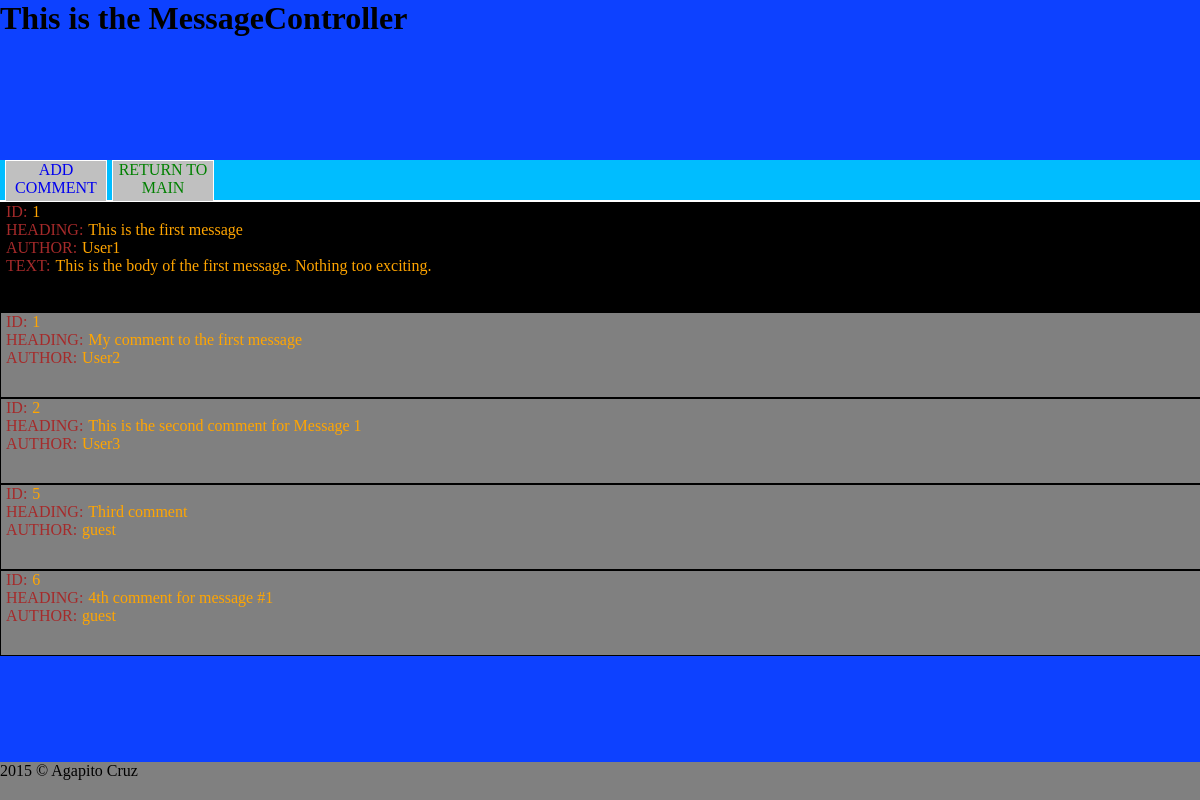
Page /message/1 on the committed database.
### tables this page shows
CREATE TABLE `messages` (
`id` int(10) unsigned NOT NULL,
  `author` varchar(20) DEFAULT NULL,
  `heading` varchar(50) DEFAULT NULL,
  `body` varchar(200) DEFAULT NULL,
  `timestamp` timestamp NOT NULL DEFAULT CURRENT_TIMESTAMP
);

CREATE TABLE `comments` (
`id` int(10) unsigned NOT NULL,
  `msg_id` int(10) unsigned DEFAULT NULL,
  `author` varchar(20) DEFAULT NULL,
  `heading` varchar(50) DEFAULT NULL,
  `body` varchar(200) DEFAULT NULL,
  `timestamp` timestamp NOT NULL DEFAULT CURRENT_TIMESTAMP
);

### class/App.php (called while the page is built, shortened)
<?php
class App {
    private $controller = null;
    public function __construct($paramString) {
        $paramString = rtrim($paramString,'/');
        $paramArray = explode('/', $paramString);
        $this->controller = ControllerFactory::getController($paramArray);
    }
    public function doIt() {
        $this->controller->doIt();
    }
}
?>

### index.php (called while the page is built, shortened)
<?php
    require_once(BASE_DIR .'class/App.php');
    if (!empty($_GET['rt'])) {
        $route = $_GET['rt'];
    } else {
        $route = 'main';
    }
    $app = new App($route);
    $app->doIt();
?>

### class/Controller.php (called while the page is built, shortened)
<?php
require_once(BASE_DIR .'class/Model.php');
abstract class Controller {
    public function setModel($model) {
        $this->model = $model;
    }
}
?>

### class/Model.php (called while the page is built, shortened)
<?php
class Model {
    private $db = null;
    public function __construct() {
        try {
          $this->db = new PDO(DSN, DB_USER, DB_PW);
          $this->db->setAttribute(PDO::ATTR_ERRMODE,PDO::ERRMODE_EXCEPTION);
        }catch(PDOException $e) {
         echo $e->getMessage();
        }
    }
    public function getMessage($id) {
        $query =' SELECT id, heading, author, body FROM messages  WHERE id="' . $id . '"ORDER BY id' ;
        try {
        $results = $this->db->query($query);
        } catch (Exception $e) {
            echo $e->getMessage();
            exit;
        }
        $message = $results->fetch(PDO::FETCH_OBJ);
        return $message;
    }
    public function getComments($msg_id) {
        try {
        $results = $this->db->query('
                SELECT id, author, heading, body
                FROM comments WHERE msg_id="'.$msg_id.'"  ORDER BY id');
        } catch (Exception $e) {
            exit;
        }
        $messages = $results->fetchAll(PDO::FETCH_ASSOC);
        return $messages;
    }
}
?>

### class/MessageController.php (the view, shortened to what this page needs)
<?php
require_once(BASE_DIR.'class/Controller.php');
class MessageController extends Controller {
    private $msgId = NULL;
    public function __construct($paramArray) {
        if (isset($paramArray[0])) {
            $this->msgId = $paramArray[0];
        } else {
            $this->msgId = NULL;
        }
    }
    public function doIt() {
        $tempString  = '<div class="nav_button">';
        $tempString  .= '<a href="'.BASE_URL.'addComment/'.$this->msgId.'">';
        $tempString .= 'ADD COMMENT</a>';
        $tempString .= '</div>';
        $tempString .= '<a href="'.BASE_URL.'">';
        $tempString .= '<div class="nav_button">RETURN TO MAIN</div>';
        $tempString .= '</a>';
        $message = $this->model->getMessage($this->msgId);
        $tempString  = '<div id="message">';
        $tempString .= '<span class="label">ID:</span><span class="info">'. $message->id."</span><br>";
        $tempString .= '<span class="label">HEADING:</span><span class="info">' . $message->heading . "</span><br>";
        $tempString .= '<span class="label">AUTHOR:</span><span class="info">' . $message->author. "</span><br>";
        $tempString .= '<span class="label">TEXT:</span><span class="info">'. $message->body . "</span><br>";
        $tempString .= '</div>';
        $comments = $this->model->getComments($this->msgId);
        if (!empty($comments)) {
            foreach ($comments as $comment) {
                $tempString .= '<div class="comment">';
                $tempString .= '<span class="label">ID:</span><span class="info">'.$comment['id'].'</span><br>';
                $tempString .= '<span class="label">HEADING:</span><span class="info">'.$comment['heading'].'</span><br>';
                $tempString .= '<span class="label">AUTHOR:</span><span class="info">'.$comment['author'].'</span><br>';
                $tempString .= '</div>';
            }
        }
    }
}
?>

### class/View.php (shortened to what this page needs)
<?php
abstract class View {
    protected $html = null;
    public function __construct($name) {
        $fileToCheck = BASE_DIR.'template/'.$name.'.html';
        if (file_exists($fileToCheck)) {
            $this->html = file_get_contents($fileToCheck);
        } else {
            echo $fileToCheck.'does not exists.<br>';
        }
    }
    public function show() {
        echo $this->html;
    }
    public function setHeading($value) {
        $this->html = str_replace('setHeading()',$value,$this->html);
    }
    public function setNav($value) {
        $this->html = str_replace('setNav()',$value,$this->html);
    }
    public function fillContent($value) {
        $this->html = str_replace('fillContent()',$value,$this->html);
    }
    public function setTitle($newTitle) {
        $this->html = str_replace('setTitle()',$newTitle, $this->html);
    }
    public function setCopyright() {
        $this->html = str_replace('setCopyright()',date("Y") . " &copy Agapito Cruz",$this->html);
    }
}
?>

### css/style.css (style rules this page uses)
* { width:100%; height:100%; margin:0; padding:0; border: none; }
body { width:100%; height:100%; }
header { width:100%; height:20%; background-color: #0d41ff; }
nav { width:100%; height:5%; background-color: #00BDFF; }
nav div.nav_button { display:inline-block; width:100px; background-color: silver; margin-left:5px; float:left; border: 1px solid white; text-align:center; color:green; }
nav a { display:block; text-decoration:none; }
main { width:100%; height:70%; background-color: #0d41ff; overflow-y:auto; }
main div#message { width: 100%; height:15%; padding-bottom: 2%; background-color: black; border:1px black solid; }
main div.comment { width: 100%; height:15%; background-color: gray; border:1px black solid; }
main span.label { width: 100%; height: 5%; margin-left:5px; color: brown; }
main span.info { width: 100%; height: 5%; margin-left:5px; color: orange; }
footer { width:100%; height:5%; background-color: gray; }

### rows in the picture
messages: id "1", heading "This is the first message", author "User1", body "This is the body of the first message. Nothing too exciting."
comments: id "1", heading "My comment to the first message", author "User2"
comments: id "2", heading "This is the second comment for Message 1", author "User3"
comments: id "5", heading "Third comment", author "guest"
comments: id "6", heading "4th comment for message #1", author "guest"

### other values in the picture
$this->html "This is the MessageController 2015 © Agapito Cruz"
